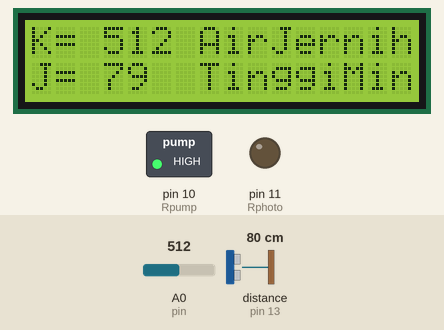
Recording of a sketch running on a simulated Arduino Uno, built with avr-gcc and run on an emulated ATmega328P. Parts: 16×2 character LCD, switched loads named in the sketch (green lamp = pin HIGH), output pins drawn as LEDs (lit = HIGH). Wiring (inferred from the names in the program): ultrasonic range finder: trigger pin 12; echo pin 13. Inputs (shaded band) come from the test bench; at power-on: A0 (pin) = 512, distance to the obstacle (sensor on pin 13) 80 cm. The echo pulse lasts 58.3 µs per cm; pins used as bus, display or sensor lines are not drawn; what the sketch prints to the serial monitor is not drawn.

Above: at 1.2 s.
1.3 s: A0 (pin) set to 787
At 2.9 s:
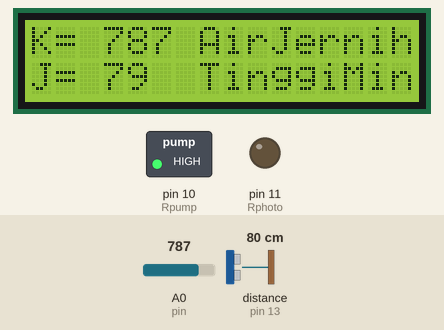
5.6 s: A0 (pin) set to 815
At 8.3 s:
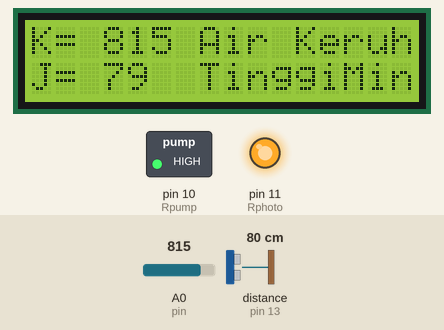
8.9 s: distance to the obstacle (sensor on pin 13) set to 14 cm
At 10.7 s:
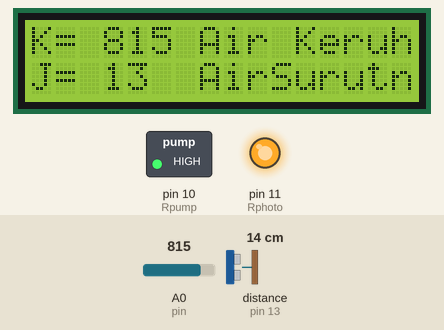
11.0 s: distance to the obstacle (sensor on pin 13) set to 11 cm
At 12.8 s:
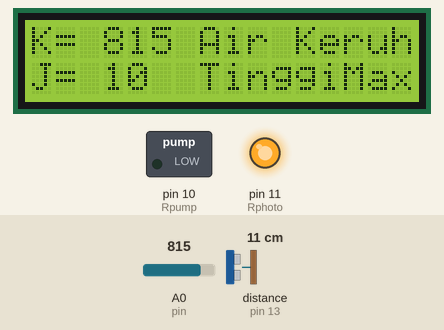
13.1 s: distance to the obstacle (sensor on pin 13) set to 18 cm
At 14.1 s:
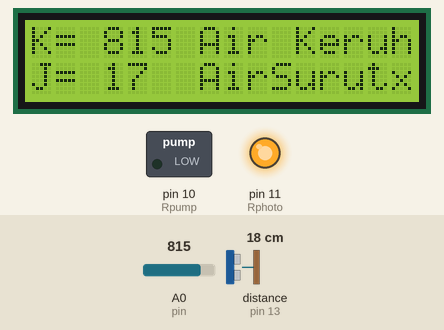
15.2 s: A0 (pin) set to 790
At 17.6 s:
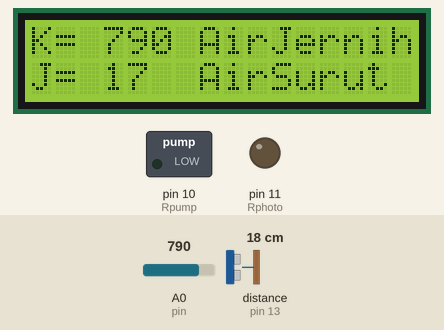
Timing chart, 0 to 19.1 s (numbered marks = the images above; inputs shaded):
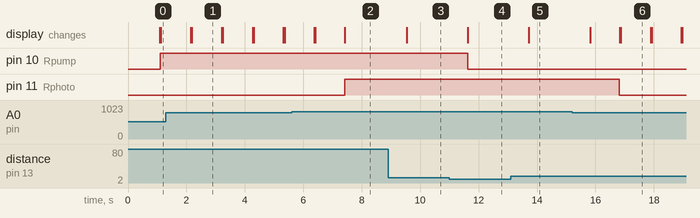

The sketch:

assembly_ofix.ino
```cpp
//library & deklarasi LCD
#include <LiquidCrystal_I2C.h>
LiquidCrystal_I2C lcd(0x27,16,2);

//variable ultrasonik
float Rpump = 10;
int const Trig = 12;
int const Echo = 13;
int duration, distance;
int jarakx;
int data;

//varibale photodioda
int pin = A0;
int Rphoto = 11;


//photodioda

void setup() {
  //LCD
  lcd.init();// initialize the lcd
  pinMode(pin, INPUT);
  pinMode(Rphoto, OUTPUT);
  Serial.begin(9600);

  //ultrasonik
   Serial.begin(9600);
   pinMode(Trig, OUTPUT);
   pinMode(Echo, INPUT);
   pinMode(Rpump, OUTPUT);
}

void loop()
{
  //photodioda
  int data = analogRead(pin);

  //LCD photodioda
  lcd.backlight();
  lcd.setCursor(0,0);
  lcd.print("K=");
  lcd.setCursor(3,0);
  lcd.print(data);
  Serial.print("Kekeruhan= ");
  Serial.println(data);
  delay(1000);

  //Perulangan photodioda
    if(data>800)
  {
    digitalWrite(Rphoto, HIGH);
    lcd.setCursor(7,0);
    lcd.print("Air Keruh");
  }
  else
  {
  digitalWrite(Rphoto, LOW);
  lcd.clear();
  lcd.setCursor(0,0);
  lcd.print("K=");
  lcd.setCursor(3,0);
  lcd.print(data);
  lcd.setCursor(7,0);
  lcd.print("AirJernih");
  }

  //ultrasonik
  digitalWrite(Trig, LOW);
  delayMicroseconds(10);
  digitalWrite(Trig, HIGH);
  delayMicroseconds(10);
  digitalWrite(Trig, LOW);

  duration = pulseIn(Echo, HIGH);
  distance = (duration/2)/29.1;
  Serial.print("jarak= ");
  Serial.println(distance);
  delay(10);

  //LCD ultrasonik
  lcd.backlight();
  lcd.setCursor(0,1);
  lcd.print("J=");
  lcd.setCursor(3,1);
  lcd.print(distance);

  //perulangan ultrasonik
  jarakx = constrain(distance, 12, 23);
  if(distance >= 24)
  {
  digitalWrite(Rpump, HIGH);
  lcd.setCursor(7,1);
  lcd.print("TinggiMin");
  }
  else if (distance <=11)
  {
  digitalWrite(Rpump, LOW);
  lcd.setCursor(7,1);
  lcd.print("TinggiMax");
  }
  else if(distance == jarakx)
  {
  lcd.setCursor(7,1);
  lcd.print("AirSurut");
  }
}
```

Measured:
- the behaviour switches between 800 and 801 on A0 (pin) (found by bisection; images 1 and 2)
- the behaviour switches between 13 and 12 cm on distance to the obstacle (sensor on pin 13) (found by bisection; images 3 and 4)
- after the input at 1.3 s, the display: first differs from a run without the input after 0.89 s (image 1)
- after the input at 5.6 s, pin 11 (Rphoto): LOW → HIGH after 1.8 s; the display: first differs from a run without the input after 0.82 s (image 2 shows a later state)
- after the input at 8.9 s, the display: changes after 0.65 s (image 3)
- after the input at 11.0 s, pin 10 (Rpump): HIGH → LOW after 0.62 s; the display: changes after 0.63 s (image 4)
- after the input at 13.1 s, the display: changes after 0.62 s (image 5)
- after the input at 15.2 s, pin 11 (Rphoto): HIGH → LOW after 1.6 s; the display: first changes after 0.62 s (image 6 shows a later state)
